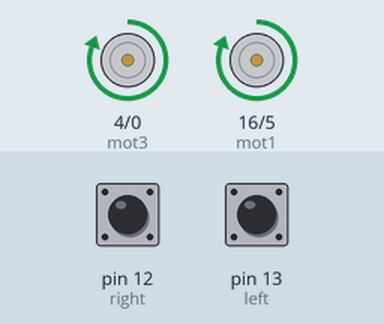
A sketch run on a simulated Arduino Uno, built with avr-gcc and run on an emulated ATmega328P. Shown: motor-driver pin pairs drawn as motors (green arrow = first pin HIGH = forward, orange = second pin HIGH = backward, longer = more drive). The inputs (shaded band) are chosen by the test bench; at power-on: pin 12 (right) HIGH, pin 13 (left) HIGH.

Above: at 1.2 s.
1.3 s: pin 12 (right) pulled LOW for 0.15 s
At 1.37 s:
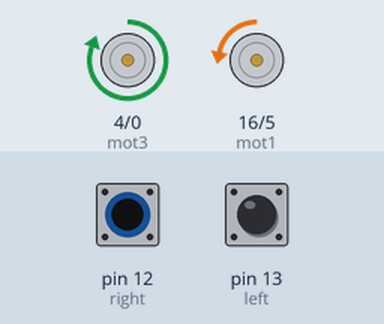
2.9 s: pin 13 (left) pulled LOW for 0.15 s
At 2.97 s:
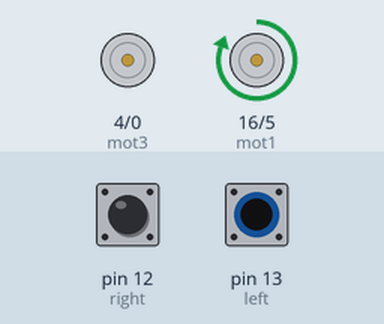
4.5 s: pin 13 (left) pulled LOW for 3.2 s
At 8.6 s:
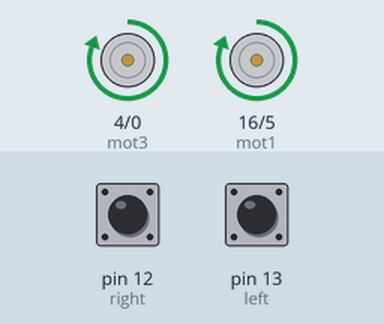
9.2 s: pin 12 (right) pulled LOW for 3.2 s
At 9.8 s:
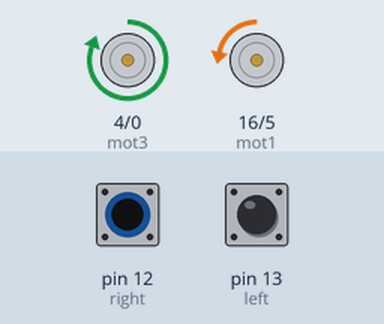
13.9 s: pin 12 (right) driven LOW and pin 13 (left) driven LOW
At 14.6 s:
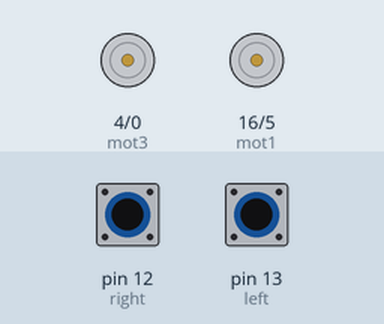
15.4 s: pin 13 (left) driven HIGH
At 15.7 s:
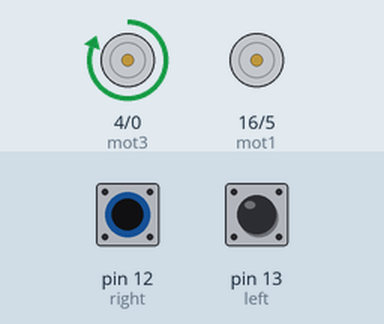
Timing chart, 0 to 17.9 s (numbered marks = the images above; inputs shaded):
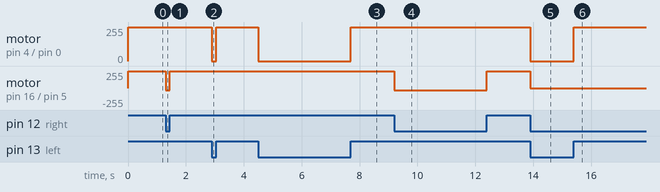

The sketch:

do_line.ino
```cpp
int mot1=16;
int mot2=5;
int mot3=4;
int mot4=0;

int left=13;
int right=12;

int Left=0;
int Right=0;

void LEFT (void);
void RIGHT (void);
void STOP (void);
void setup()
{
  pinMode(mot1,OUTPUT);
  pinMode(mot2,OUTPUT);
  pinMode(mot3,OUTPUT);
  pinMode(mot4,OUTPUT);

  pinMode(left,INPUT);
  pinMode(right,INPUT);

  digitalWrite(left,HIGH);
  digitalWrite(right,HIGH);
}
void loop()
{
  // analogWrite(mot1,255);
  // analogWrite(mot2,0);
  // analogWrite(mot3,255);
  // analogWrite(mot4,0);
  while(1)
  {
    Left=digitalRead(left);
    Right=digitalRead(right);
  if((Left==0 && Right==1)==1)
    LEFT();
  else if((Right==0 && Left==1)==1)
    RIGHT();
  else if(Right==1&&Left==1){
    analogWrite(mot1,255);
    analogWrite(mot2,0);
    analogWrite(mot3,255);
    analogWrite(mot4,0);
  }
}
  }


void LEFT (void)
{
  analogWrite(mot3,0);
  analogWrite(mot4,30);
  while(Left==0)
  {
    Left=digitalRead(left);
    Right=digitalRead(right);
    if(Right==0)
    {
      int lprev=Left;
      int rprev=Right;
      STOP();
      while(((lprev==Left)&&(rprev==Right))==1)
      {
        Left=digitalRead(left);
        Right=digitalRead(right);
      }
    }
    analogWrite(mot1,255);
    analogWrite(mot2,0);
  }
  analogWrite(mot3,255);
  analogWrite(mot4,0);
}


void RIGHT (void)
{
  analogWrite(mot1,0);
  analogWrite(mot2,30);
  while(Right==0)
  {
    Left=digitalRead(left);
    Right=digitalRead(right);
    if(Left==0)
    {
      int lprev=Left;
      int rprev=Right;
      STOP();
      while(((lprev==Left)&&(rprev==Right))==1)
      {
        Left=digitalRead(left);
        Right=digitalRead(right);
      }
    }
    analogWrite(mot3,255);
    analogWrite(mot4,0);
  }
  analogWrite(mot1,255);
  analogWrite(mot2,0);
}
void STOP (void)
{
  analogWrite(mot1,0);
  analogWrite(mot2,0);
  analogWrite(mot3,0);
  analogWrite(mot4,0);
}
```

Measured:
- after the input at 1.3 s, motor on pin 16 (mot1) / pin 5 (mot2): forward 255/255 → backward 30/255 at once, → forward 255/255 0.15 s later
- after the input at 2.9 s, motor on pin 4 (mot3) / pin 0 (mot4): forward 255/255 → stopped at once, → forward 255/255 0.15 s later
- after the input at 4.5 s, motor on pin 4 (mot3) / pin 0 (mot4): forward 255/255 → stopped at once, → forward 255/255 3.2 s later
- after the input at 9.2 s, motor on pin 16 (mot1) / pin 5 (mot2): forward 255/255 → backward 30/255 at once, → forward 255/255 3.2 s later
- after the input at 13.9 s, motor on pin 4 (mot3) / pin 0 (mot4), motor on pin 16 (mot1) / pin 5 (mot2): forward 255/255 → stopped at once
- after the input at 15.4 s, motor on pin 4 (mot3) / pin 0 (mot4): stopped → forward 255/255 at once
